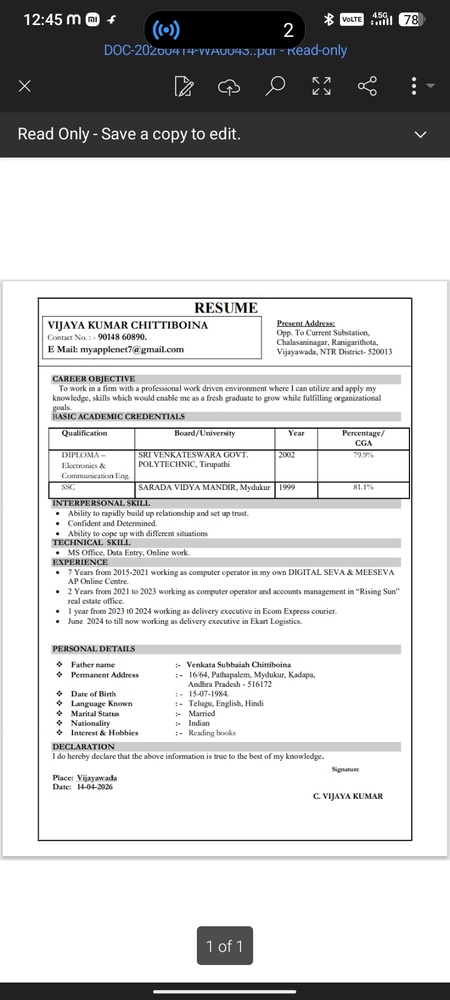
#> input picture attached_assets/IMG-20260619-WA0003_1781853588547.jpg, 450 x 1000 px, shrunk from 720 x 1600 before the run; its folder holds only this picture in this run
$ python -i image_processing_1781756276520.py   (imports and definitions only)
#> lines starting #> are read from the running program, lines starting #| are printed output that depends on the picture; after the words box and inside, x2 and y2 are one past the last pixel; in counts of white or black regions, pixels touching at a corner belong together
#> further down, picture is the input picture: shape (1000, 450, 3); mean B, G, R 205.5, 205.4, 205.3
"""
image_processing.py — Auto tiled levels + document cleaning pipeline.

Phase 1: apply_tiled_levels()  — automatic per-tile histogram stretch
         with Gaussian-feathered blending across tile boundaries.
         Handles uneven phone-photo illumination without any user input.

Phase 2 hook: apply_selection_levels() signature is defined here as a
         stub so the router/service layer doesn't need to change when
         the brush-select UI lands.

save_cleaned_image() — write the processed image to disk and return
         a download path. Called after the full pipeline so the user
         can download the whitened background document.
"""

import os
import uuid
import math

import cv2
import numpy as np


# ── Tiled levels (Phase 1 — fully automatic) ─────────────────────────────────

def _tile_black_white_points(tile: np.ndarray,
                              black_clip_pct: float = 0.5,
                              white_clip_pct: float = 0.5) -> tuple[int, int]:
    """
    Compute black and white points for a single greyscale tile by
    clipping a small percentage of the histogram at each end.

    black_clip_pct / white_clip_pct: percentage of pixels to clip
    (default 0.5% each end).  Clipping a tiny fraction ignores
    isolated dust specks and ink blobs that would otherwise skew
    the stretch — a standard technique from Photoshop's Auto Levels.

    Returns (black_point, white_point) as uint8 values.
    """
    hist = cv2.calcHist([tile], [0], None, [256], [0, 256]).flatten()
    total = hist.sum()
    if total == 0:
        return 0, 255

    black_thresh = total * black_clip_pct / 100.0
    white_thresh = total * white_clip_pct / 100.0

    cumulative = 0
    black_point = 0
    for i, count in enumerate(hist):
        cumulative += count
        if cumulative >= black_thresh:
            black_point = i
            break

    cumulative = 0
    white_point = 255
    for i in range(255, -1, -1):
        cumulative += hist[i]
        if cumulative >= white_thresh:
            white_point = i
            break

    # Guard: ensure at least 10-level separation to avoid divide-by-zero
    # and over-amplification of near-uniform tiles (blank page margins).
    if white_point - black_point < 10:
        return 0, 255

    return int(black_point), int(white_point)


def _apply_levels_to_tile(tile: np.ndarray,
                           black_point: int,
                           white_point: int) -> np.ndarray:
    """
    Stretch a greyscale tile so black_point → 0 and white_point → 255.
    Uses a precomputed 256-entry LUT for speed (avoids per-pixel Python).
    """
    lut = np.zeros(256, dtype=np.uint8)
    span = white_point - black_point
    for i in range(256):
        val = (i - black_point) * 255.0 / span
        lut[i] = int(np.clip(val, 0, 255))
    return cv2.LUT(tile, lut)


def apply_tiled_levels(grey: np.ndarray,
                        cols: int = 4,
                        rows: int = 6,
                        black_clip_pct: float = 0.5,
                        white_clip_pct: float = 0.5) -> np.ndarray:
    """
    Apply automatic levels correction independently per tile, then blend
    corrections smoothly across tile boundaries using a Gaussian weight map.

    Why tiled?
        A single global levels stretch can't handle a phone photo where
        the top of the document is bright (near a window) and the bottom
        is shadowed — one global setting will either blow out the top or
        leave the bottom grey.  Computing levels per tile then feather-
        blending them gives each region its own correction while avoiding
        hard seams at tile edges.

    Args:
        grey:           Single-channel uint8 greyscale image.
        cols, rows:     Tile grid dimensions. 4×6 works well for A4 at
                        300 DPI. Increase for larger images or more
                        extreme illumination gradients.
        black_clip_pct: % of histogram pixels to clip at the dark end.
        white_clip_pct: % of histogram pixels to clip at the bright end.

    Returns:
        Levels-corrected greyscale image, same shape as input.
    """
#> called with cols = 4, rows = 6, black_clip_pct = 0.5, white_clip_pct = 0.5
    h, w = grey.shape
#> h = 1000; w = 450
    result = np.zeros_like(grey, dtype=np.float32)
    weight_sum = np.zeros((h, w), dtype=np.float32)

    tile_h = math.ceil(h / rows)
#> tile_h = 167
    tile_w = math.ceil(w / cols)
#> tile_w = 113

    for row in range(rows):
        for col in range(cols):
            # Tile boundaries (clamped to image edges)
            y0 = row * tile_h
            y1 = min(y0 + tile_h, h)
            x0 = col * tile_w
            x1 = min(x0 + tile_w, w)

            tile = grey[y0:y1, x0:x1]
            if tile.size == 0:
                continue

            bp, wp = _tile_black_white_points(tile, black_clip_pct, white_clip_pct)
            corrected = _apply_levels_to_tile(tile, bp, wp).astype(np.float32)

            # Build a Gaussian weight map for this tile so corrections
            # blend smoothly rather than hard-edging at tile boundaries.
            # The weight peaks at the tile centre and falls to near-zero
            # at the edges, so adjacent tiles feather into each other.
            tile_actual_h = y1 - y0
            tile_actual_w = x1 - x0
            gauss_y = np.exp(-0.5 * ((np.linspace(-1, 1, tile_actual_h)) ** 2) / 0.4)
            gauss_x = np.exp(-0.5 * ((np.linspace(-1, 1, tile_actual_w)) ** 2) / 0.4)
            weight = np.outer(gauss_y, gauss_x).astype(np.float32)

            result[y0:y1, x0:x1] += corrected * weight
            weight_sum[y0:y1, x0:x1] += weight
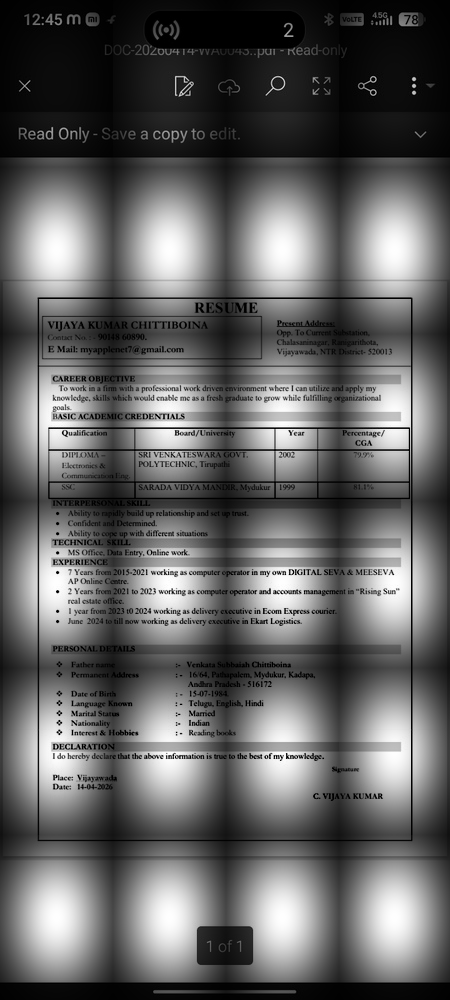
#> result: shape (1000, 450) float32; min 0, max 255, mean 98.5
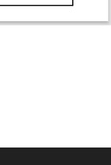
#> tile: shape (165, 111); min 14, max 255, mean 228.6
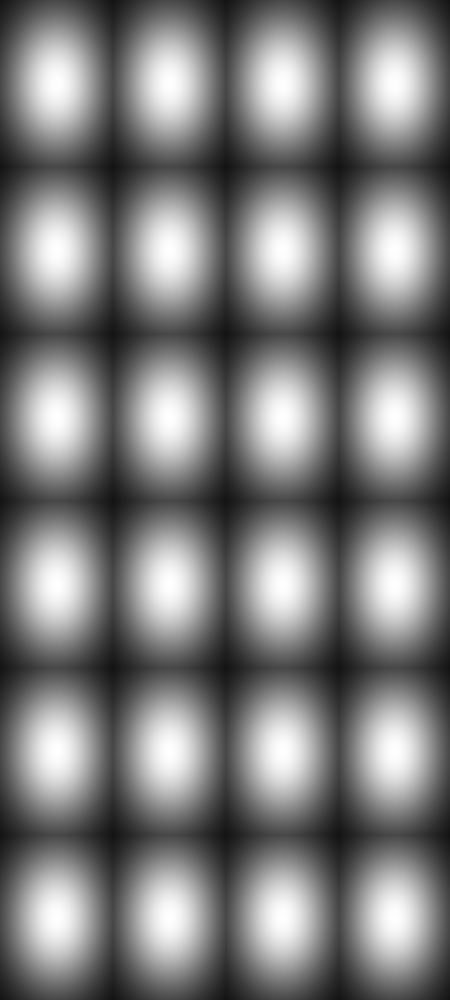
#> weight_sum: shape (1000, 450) float32; min 0.0821, max 1, mean 0.489

    # Normalise by accumulated weights (avoid division by zero at edges)
    weight_sum = np.where(weight_sum == 0, 1.0, weight_sum)
    result = result / weight_sum
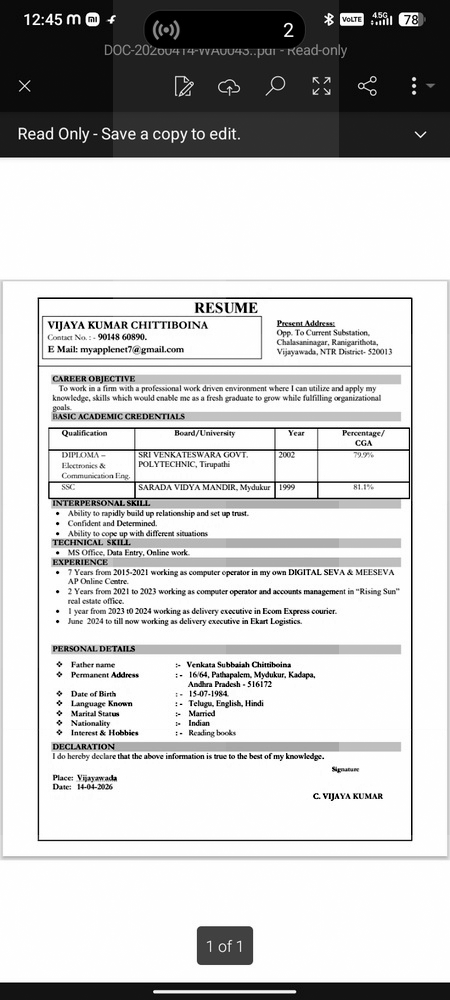
#> result: shape (1000, 450) float32; min 0, max 255, mean 200.5; drawn with min black and max white
    return np.clip(result, 0, 255).astype(np.uint8)


# ── Phase 2 stub — selection-based levels ────────────────────────────────────

# [26 lines left out: function apply_selection_levels, not called in this run]


# ── Full cleaning pipeline ────────────────────────────────────────────────────

def clean_document(img: np.ndarray,
                   tile_cols: int = 4,
                   tile_rows: int = 6) -> np.ndarray:
    """
    Full document cleaning pipeline:
        greyscale → tiled levels → denoise → adaptive threshold

    Returns a binary (black text / white background) uint8 image
    ready for OCR and/or download.

    This is called by ocr_service.preprocess_image() and also directly
    by the /api/documents/{id}/clean endpoint for the download feature.
    """
    # Greyscale
    if img.ndim == 3:
        if img.shape[2] == 4:
            img = cv2.cvtColor(img, cv2.COLOR_BGRA2BGR)
        grey = cv2.cvtColor(img, cv2.COLOR_BGR2GRAY)
    else:
        grey = img.copy()

    # Tiled levels — handles uneven phone-photo illumination
    levelled = apply_tiled_levels(grey, cols=tile_cols, rows=tile_rows)

    # Denoise — remove grain without blurring Telugu strokes
    denoised = cv2.fastNlMeansDenoising(levelled, h=10,
                                         templateWindowSize=7,
                                         searchWindowSize=21)

    # Adaptive threshold — final binarisation
    binary = cv2.adaptiveThreshold(
        denoised,
        maxValue=255,
        adaptiveMethod=cv2.ADAPTIVE_THRESH_GAUSSIAN_C,
        thresholdType=cv2.THRESH_BINARY,
        blockSize=31,
        C=15,
    )
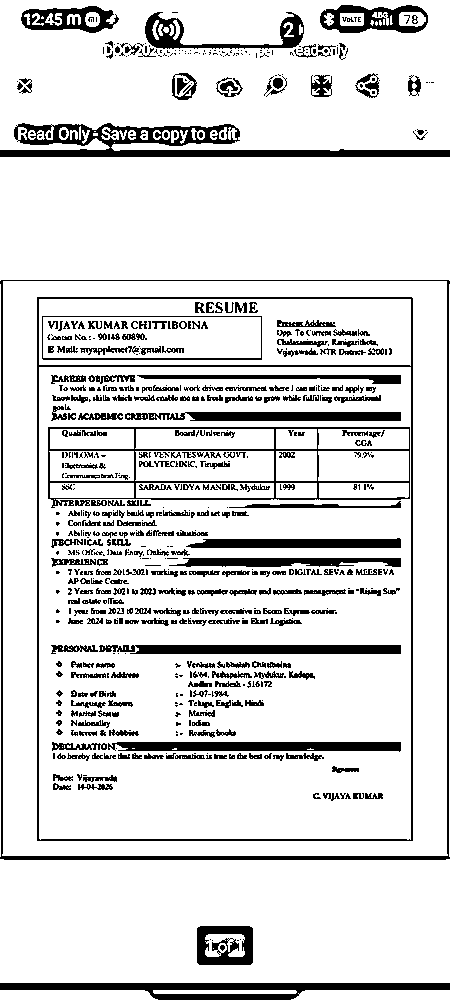
#> binary: shape (1000, 450); 85.7% white; 734 black regions (366 under 20 px), largest, box (x1, y1, x2, y2) and area: (0, 123, 450, 157) 5753, (0, 280, 450, 860) 4540, (37, 297, 413, 841) 4402
    return binary


# ── Save / download ───────────────────────────────────────────────────────────

CLEANED_OUTPUT_DIR = os.environ.get("CLEANED_OUTPUT_DIR", "/tmp/docauto_cleaned")


# [66 lines left out: functions save_cleaned_image, load_and_clean, not called in this run]

>>> import cv2
>>> picture = cv2.imread('IMG-20260619-WA0003_1781853588547.jpg')
>>> result = clean_document(picture)
